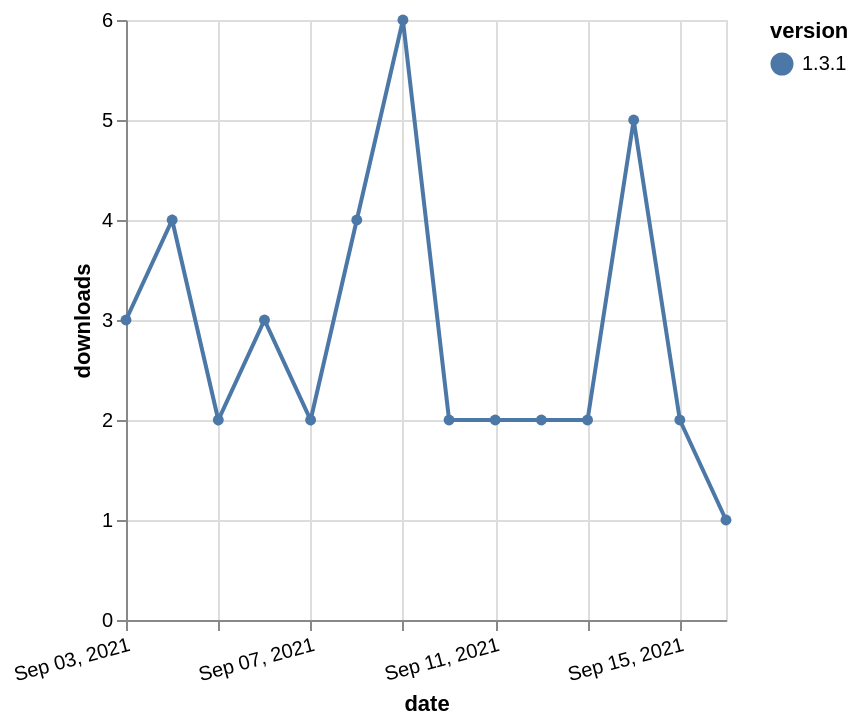

Vega-Lite specification stored for this chart:
### Vega-Lite specification from a JSON file in a GitHub repository (floating-point values rounded to 4 significant figures)
{"$schema": "https://vega.github.io/schema/vega-lite/v5.json", "description": "A simple bar chart with embedded data.", "data": {"values": [{"date": "2021-09-03", "total": 5859, "delta": 3, "version": "1.3.1"}, {"date": "2021-09-04", "total": 5863, "delta": 4, "version": "1.3.1"}, {"date": "2021-09-05", "total": 5865, "delta": 2, "version": "1.3.1"}, {"date": "2021-09-06", "total": 5868, "delta": 3, "version": "1.3.1"}, {"date": "2021-09-07", "total": 5870, "delta": 2, "version": "1.3.1"}, {"date": "2021-09-08", "total": 5874, "delta": 4, "version": "1.3.1"}, {"date": "2021-09-09", "total": 5880, "delta": 6, "version": "1.3.1"}, {"date": "2021-09-10", "total": 5882, "delta": 2, "version": "1.3.1"}, {"date": "2021-09-11", "total": 5884, "delta": 2, "version": "1.3.1"}, {"date": "2021-09-12", "total": 5886, "delta": 2, "version": "1.3.1"}, {"date": "2021-09-13", "total": 5888, "delta": 2, "version": "1.3.1"}, {"date": "2021-09-14", "total": 5893, "delta": 5, "version": "1.3.1"}, {"date": "2021-09-15", "total": 5895, "delta": 2, "version": "1.3.1"}, {"date": "2021-09-16", "total": 5896, "delta": 1, "version": "1.3.1"}]}, "width": "container", "mark": {"type": "line", "point": {"filled": true}}, "encoding": {"x": {"field": "date", "type": "temporal", "timeUnit": "yearmonthdate", "title": "date", "axis": {"labelAngle": -15}}, "y": {"field": "delta", "type": "quantitative", "title": "downloads"}, "color": {"field": "version", "type": "nominal"}, "tooltip": {"field": "delta"}}}
